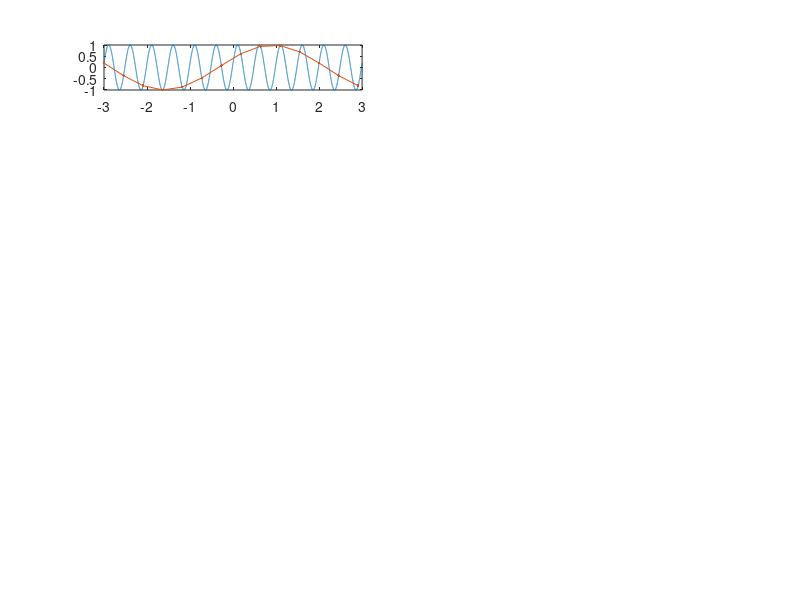

This chart was generated by the following MATLAB code: (Note: this script raises an error after producing the figure.)
%Discrete Fourier transform
%Plot DFT of a sine wave for different values of fs


t = linspace(-3,3, 1e4);
f0 = 2;
phi = 0.2;
T = 3;

p = 0;
for ii = 1:6
    fs = 1.1*f0*ii;
    td = (-T:1/fs:T);
    s = sin(2*pi*f0*t+phi);
    sd = sin(2*pi*f0*td+phi);
    
    w = 2*pi*(0:1/T:fs);
    F = 0*w;
    for jj=1:length(w)
        F(jj) = sum(sd.*exp(-1i*w(jj)*td));
    end
       
    subplot(6,2,p+1)
    plot(t,s)
    hold on
    h = plot(td, sd,'.-');
    h.MarkerSize = 10 ;
    hold off
    grid on

    subplot(6,2,p+2)
    plot(w/(2*pi),abs(F),'.-')
    title(['fs = ' num2str(fs,2) ' Hz'])
    grid on

    p= p+2;

end

subplot(6,2,p-1)
xlabel('time(s)')

subplot(6,2,p)
xlabel('freq(Hz)')

shg